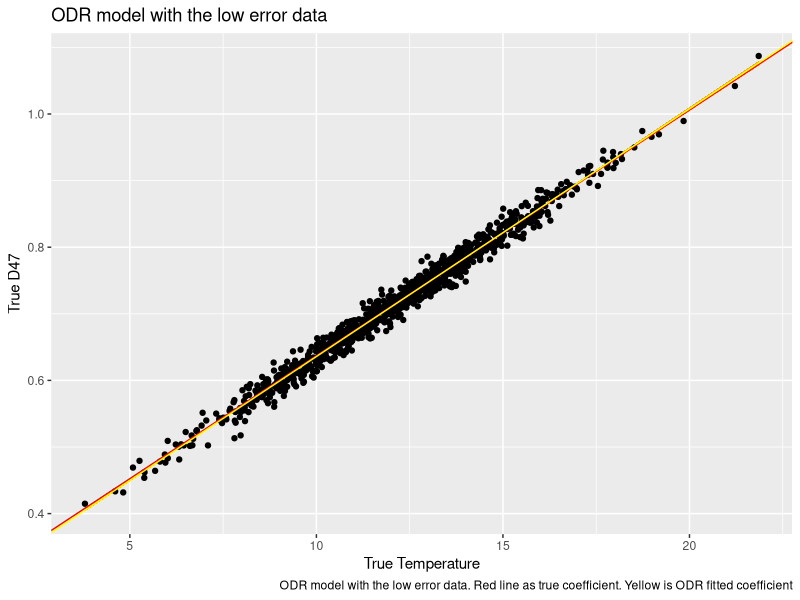
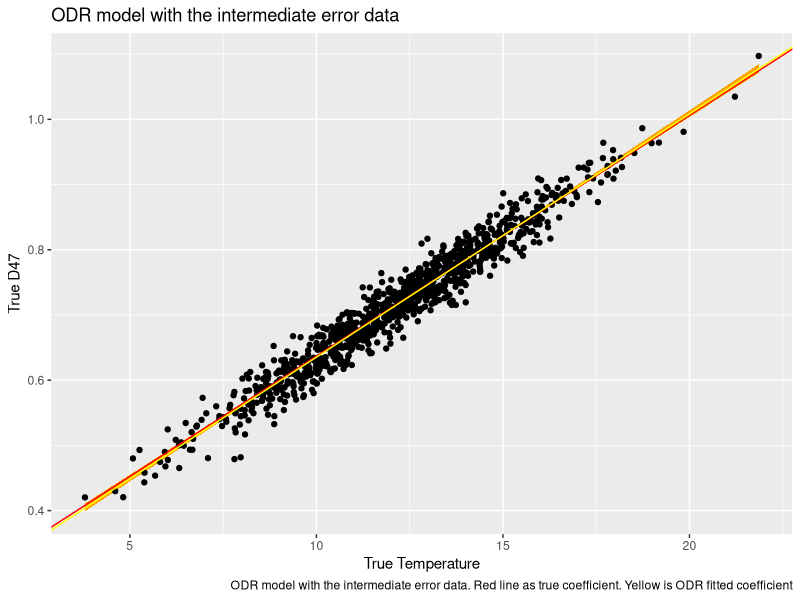
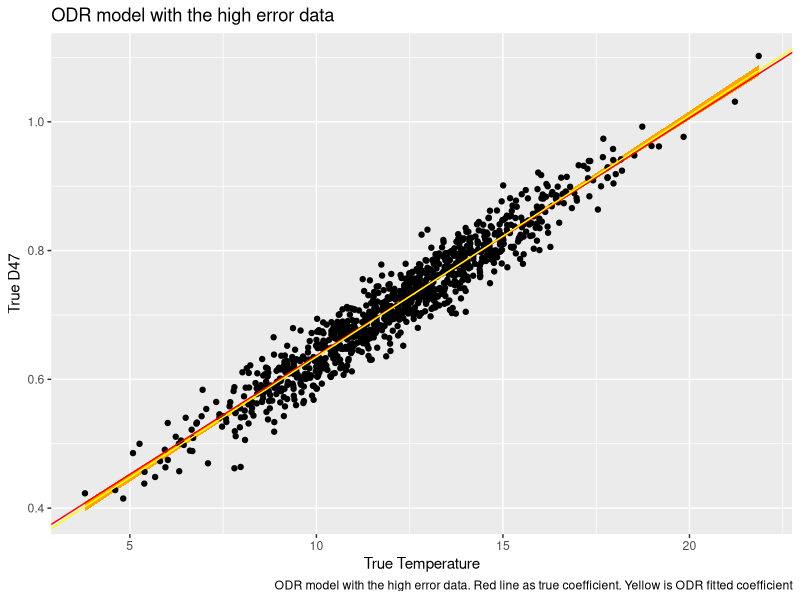

These figures' R source, in order:
## ---- chunk 1
knitr::opts_chunk$set(echo = TRUE, warning = FALSE, message = FALSE)

library(tidyverse)
library(knitr)
library(ggplot2)
library(pracma)
library(boot)
## ---- chunk 2
data_low <- read_csv("../Data/Dataset_S1_Mar8.csv")
data_intermediate <- read_csv("../Data/Dataset_S2_Mar8.csv")
data_high <- read_csv("../Data/Dataset_S3_Mar8.csv")
## ---- chunk 3
# https://www.statmethods.net/advstats/bootstrapping.html
# Boot library docs
# calculate the Intercept
ODR_boot <- function(data, indices) {
  d <- data[indices,]                   # allows boot to select sample
  mark <- sample(                       # Mark for train-test
    c(rep(0, 0.7*nrow(d)), 
    c(rep(1, 0.3*nrow(d)))))      
  train <- d[mark == 0,]                # train data
  test <- d[mark == 1,]                 # test data
  fit <- odregress(train$Temperature, train$D47)        # the OLS model
  Slope <- fit$coef[1]
  Intercept <- fit$coef[2]
  train_MSE <- mean((train$D47 - (train$Temperature * Slope + Intercept))^2)    # Train set MSE
  test_MSE <- mean((test$D47 - (test$Temperature * Slope + Intercept))^2)# Test set MSE
  return(c(Intercept, Slope, train_MSE, test_MSE))                    # get intercept
}

# The OLS function with bootstrapping
ODR <- function(seed, statistic, dataSet, replicate){
  set.seed(seed)
  results <- boot(data = dataSet,
                  statistic = statistic,
                  R = replicate)
  
  CI_Intecept <- boot.ci(results, type="bca", index=1)
  Intercept_names <- c("Median Intercept", "Intercept Std. Error", "2.5%", "92.5%")
  Intercept_values <- c(median(results$t[,1]), sd(results$t[,1]) / sqrt(length(results$t[,1])), CI_Intecept$bca[4], CI_Intecept$bca[5])
  names(Intercept_values) <- Intercept_names
  
  CI_Slope <- boot.ci(results, type="bca", index=2)
  Slope_names <- c("Median Slope", "Slope Std. Error", "2.5%", "92.5%")
  Slope_values <- c(median(results$t[,2]), sd(results$t[,2]) / sqrt(length(results$t[,2])), CI_Slope$bca[4], CI_Slope$bca[5])
  names(Slope_values) <- Slope_names
  
  MSE_names <- c("Median Train MSE", "Median Test MSE")
  MSE_values <- c(median(results$t[,3]), median(results$t[,4]))
  names(MSE_values) <- MSE_names
  
  
  Intercept_values %>% kable()
  Slope_values %>% kable()
  MSE_values %>% kable()
  
  return (c(Intercept_values, Slope_values, MSE_values))
}

# create data visualization
createPlot <- function(data, result, title, caption) {
  data %>% 
    ggplot(aes(x = x_TRUE, y=y_TRUE)) + 
    geom_ribbon(aes(ymin = result[7] * x_TRUE + result[4] , ymax = result[8] * x_TRUE + result[3]), fill = "orange") +
    geom_point() +
    geom_abline(slope = 0.0369, intercept = 0.268, color = 'red') +
    geom_abline(slope = result[5], intercept = result[1], color = 'yellow') + 
    labs(title = title,
         caption = caption) + 
    xlab("True Temperature") + 
    ylab("True D47")
}

## ---- chunk 4
result_low <- ODR(1234, ODR_boot, data_low, 1000)

rbind(result_low) %>% kable()
## ---- chunk 5
createPlot(data_low, 
           result_low, 
           "ODR model with the low error data", 
           "ODR model with the low error data. Red line as true coefficient. Yellow is ODR fitted coefficient")

## ---- chunk 6
result_intermediate <- ODR(1234, ODR_boot, data_intermediate, 1000)

rbind(result_intermediate) %>% kable()
## ---- chunk 7
createPlot(data_intermediate, 
           result_intermediate, 
           "ODR model with the intermediate error data", 
           "ODR model with the intermediate error data. Red line as true coefficient. Yellow is ODR fitted coefficient")
## ---- chunk 8
result_high <- ODR(1234, ODR_boot, data_high, 1000)

rbind(result_high) %>% kable()
## ---- chunk 9
createPlot(data_high, 
           result_high, 
           "ODR model with the high error data", 
           "ODR model with the high error data. Red line as true coefficient. Yellow is ODR fitted coefficient")
## ---- chunk 10
rbind(result_low, result_intermediate, result_high) %>% kable()
